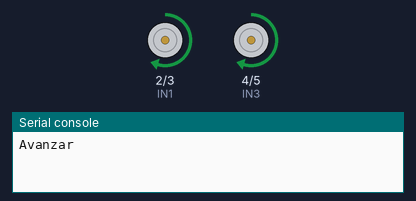
The program below on a simulated MicroPython board. On the bench: motor-driver pin pairs drawn as motors (green arrow = first pin HIGH = forward, orange = second pin HIGH = backward, longer = more drive, scaled by the enable pin), the last lines printed to the serial console. At 8.0 s the program stops and its outputs stay as they are.

Above: at 0.1 s.
At 2.1 s:
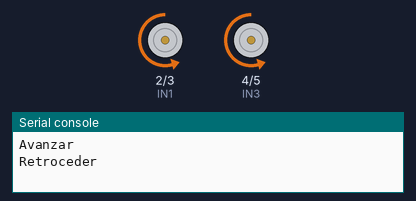
At 4.1 s:
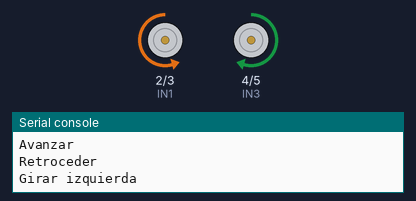
At 8.1 s:
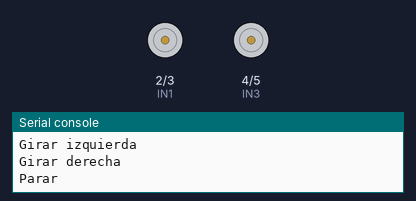
Timing chart, 0 to 9.5 s (numbered marks = the images above):
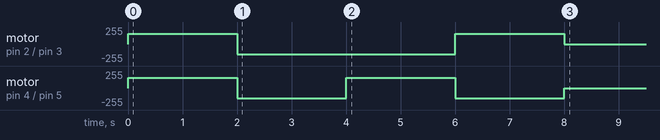

The program:

prueba.py
```python
from machine import Pin, PWM
from time import sleep

# Pines motores
ENA = PWM(Pin(0))   # Enable Motor A
IN1 = Pin(2, Pin.OUT)
IN2 = Pin(3, Pin.OUT)

ENB = PWM(Pin(1))   # Enable Motor B
IN3 = Pin(4, Pin.OUT)
IN4 = Pin(5, Pin.OUT)

# Configuración PWM
ENA.freq(1000)
ENB.freq(1000)

def motorA(forward, speed=65025):
    ENA.duty_u16(speed)
    if forward:
        IN1.value(1)
        IN2.value(0)
    else:
        IN1.value(0)
        IN2.value(1)

def motorB(forward, speed=65025):
    ENB.duty_u16(speed)
    if forward:
        IN3.value(1)
        IN4.value(0)
    else:
        IN3.value(0)
        IN4.value(1)

def stop():
    ENA.duty_u16(0)
    ENB.duty_u16(0)

# Ejemplo de movimientos
print("Avanzar")
motorA(True, 40000)
motorB(True, 40000)
sleep(2)

print("Retroceder")
motorA(False, 40000)
motorB(False, 40000)
sleep(2)

print("Girar izquierda")
motorA(False, 40000)
motorB(True, 40000)
sleep(2)

print("Girar derecha")
motorA(True, 40000)
motorB(False, 40000)
sleep(2)

print("Parar")
stop()
```

Measured:
- by itself, motor on pin 2 (IN1) / pin 3 (IN2): stopped → forward 156/255 at 0.00 s, → backward 156/255 2.0 s later, → forward 156/255 4.0 s later, → stopped 2.0 s later
- by itself, motor on pin 4 (IN3) / pin 5 (IN4): stopped → forward 156/255 at 0.00 s, → backward 156/255 2.0 s later, → forward 156/255 2.0 s later, → backward 156/255 2.0 s later, … (5 changes in this stretch)
